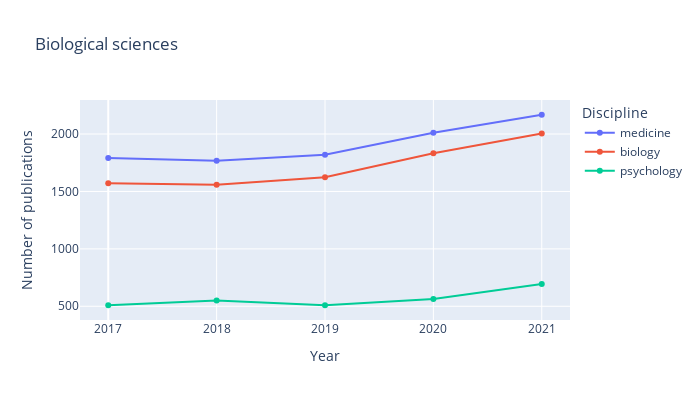

Here is the notebook cell this chart was saved with:
### Code cell
fig = px.line(df_science, title="Biological sciences", markers=True)
fig.update_layout(
    xaxis = dict(
        tickmode = 'array',
        tickvals = [0 , 1 , 2 , 3 , 4], 
        ticktext =['2017','2018','2019','2020','2021']
    )
)
fig.update_layout(
     xaxis_title="Year",
    yaxis_title="Number of publications",
    legend_title="Discipline",
    autosize=False,
    width=700,
    height=400)
fig.show()

### Figure 1 — Plotly figure (JSON) as saved in the notebook; plotly's stock layout.template omitted (floating-point values rounded to 4 significant figures)
{"data": [{"hovertemplate": "variable=medicine<br>index=%{x}<br>value=%{y}<extra></extra>", "legendgroup": "medicine", "line": {"color": "#636efa", "dash": "solid"}, "marker": {"symbol": "circle"}, "mode": "lines+markers", "name": "medicine", "orientation": "v", "showlegend": true, "type": "scatter", "x": [0, 1, 2, 3, 4], "xaxis": "x", "y": [1791, 1767, 1819, 2011, 2168], "yaxis": "y"}, {"hovertemplate": "variable=biology<br>index=%{x}<br>value=%{y}<extra></extra>", "legendgroup": "biology", "line": {"color": "#EF553B", "dash": "solid"}, "marker": {"symbol": "circle"}, "mode": "lines+markers", "name": "biology", "orientation": "v", "showlegend": true, "type": "scatter", "x": [0, 1, 2, 3, 4], "xaxis": "x", "y": [1572, 1559, 1624, 1832, 2005], "yaxis": "y"}, {"hovertemplate": "variable=psychology<br>index=%{x}<br>value=%{y}<extra></extra>", "legendgroup": "psychology", "line": {"color": "#00cc96", "dash": "solid"}, "marker": {"symbol": "circle"}, "mode": "lines+markers", "name": "psychology", "orientation": "v", "showlegend": true, "type": "scatter", "x": [0, 1, 2, 3, 4], "xaxis": "x", "y": [509, 550, 509, 563, 695], "yaxis": "y"}], "layout": {"autosize": false, "height": 400, "legend": {"title": {"text": "Discipline"}, "tracegroupgap": 0}, "title": {"text": "Biological sciences"}, "width": 700, "xaxis": {"anchor": "y", "domain": [0, 1], "tickmode": "array", "ticktext": ["2017", "2018", "2019", "2020", "2021"], "tickvals": [0, 1, 2, 3, 4], "title": {"text": "Year"}}, "yaxis": {"anchor": "x", "domain": [0, 1], "title": {"text": "Number of publications"}}}}
